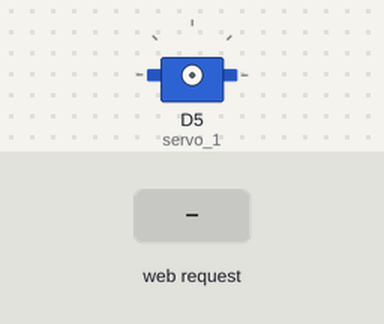
Simulated run of this sketch. Board: ESP8266 (NodeMCU). On the bench: servo. Inputs (shaded band) come from the test bench. What the sketch prints to the serial monitor is not drawn.

Above: at 1.2 s.
1.3 s: HTTP request GET /quarter received
2.8 s: HTTP request GET /START received
At 3.17 s:
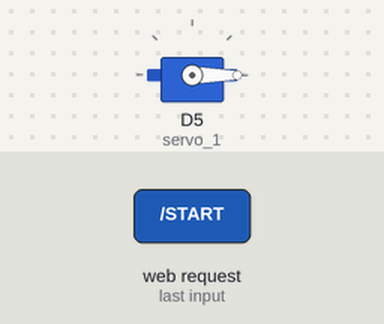
At 3.7 s:
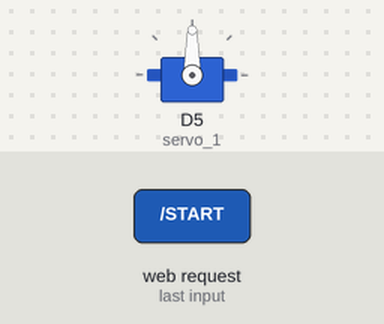
4.7 s: HTTP request GET /half received
6.2 s: HTTP request GET /whole received
7.7 s: HTTP request GET /RESET received
9.2 s: HTTP request GET /START received
Timing chart, 0 to 11.8 s (numbered marks = the images above; inputs shaded):
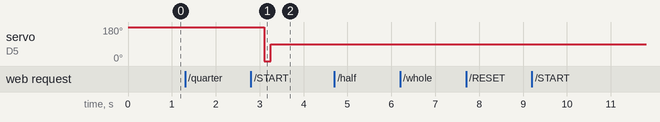

The sketch:

DRUM_BEAT_MACHINE_ARDUINO_CODE.ino
```cpp
#include <ESP8266WiFi.h>
#include <Servo.h>

#define LED_PIN LED_BUILTIN

Servo servo_1;
const int num_notes = 100;
bool reset = true;
char note[num_notes];
int cnt_note = -1;

WiFiServer server(80); //Initialize the server on Port 80

bool start_MSC(char* music_sheet)
{
  Serial.println("Music is starting!");
  Serial.println("Music Sheet: ");

  for(int x = 0; x < num_notes; x++)
  {
    Serial.print(music_sheet[x]);
    switch(music_sheet[x])
    {
      case '.':
      servo_1.attach(D5);
      servo_1.write(180);
      delay(200);
      servo_1.write(0);
      delay(150);
      servo_1.write(90);
      servo_1.detach();
      break;
      case '-':
      servo_1.attach(D5);
      servo_1.write(180);
      delay(200);
      servo_1.write(90);
      delay(500);
      servo_1.write(0);
      delay(150);
      servo_1.write(90);
      servo_1.detach();
      break;
      case '*':
      servo_1.attach(D5);
      servo_1.write(180);
      delay(200);
      servo_1.write(90);
      delay(1000);
      servo_1.write(0);
      delay(150);
      servo_1.write(90);
      servo_1.detach();
      break;
      default:
      break;
    }
  }
  Serial.println("");
  return true;
  }

void setup() {

Serial.begin(74880); //Start communication between the ESP8266-12E and the monitor window
WiFi.mode(WIFI_AP); //Our ESP8266-12E is an AccessPoint
WiFi.softAP("Hello_IoT", "Laziboy6694"); // Provide the (SSID, password); .
server.begin(); // Start the HTTP Server

Serial.write("server is beginning");

IPAddress HTTPS_ServerIP = WiFi.softAPIP(); // Obtain the IP of the Server
Serial.print("Server IP is: "); // Print the IP to the monitor window
Serial.println(HTTPS_ServerIP);
}

void loop()
{
  if(reset)
  {
  for(int i = 0; i < num_notes; i++)
  {
    note[i] = 'O';
  }
  reset = false;
  }

WiFiClient client = server.available();
if (!client) {
return;
}
//Looking under the hood
Serial.println("Somebody has connected!");

//Read what the browser has sent into a String class and print the at to the monitor
String request = client.readStringUntil('\r');
//Looking under the hood
Serial.println(request);

// Prepare the HTML document to respond and add buttons:

String s = "HTTP/1.1 200 OK\r\n";
s+="Content-Type: text/html\r\n\r\n";
s+="<!DOCTYPE HTML>\r\n<html>\r\n";
s+="<input type = \"button\" name =\"b1\" value = \" quarter note\" style =\"height:500px; width: 500px\"";
s+="onclick=\"location.href='/quarter'\"> ";
s+="<input type = \"button\" name =\"b1\" value = \" half note\" style =\"height:500px; width: 500px\"";
s+="onclick=\"location.href='/half'\"> ";
s+="<input type = \"button\" name =\"b1\" value = \" whole note\" style =\"height:500px; width: 500px\"";
s+="onclick=\"location.href='/whole'\"> ";
s+="<br><br><br>";
s+="<input type = \"button\" name =\"b1\" value = \" start music\" style =\"height:500px; width: 500px\"";
s+="onclick=\"location.href='/START'\">";
s+="<input type = \"button\" name =\"b1\" value = \" reset music\" style =\"height:500px; width: 500px\"";
s+="onclick=\"location.href='/RESET'\">";
s+="</html>\n";

Serial.println(s);

//Serve the HTML document to the browser.

client.flush(); //clear previous info in the stream
client.print(s); // Send the response to the client
delay(1);
Serial.println("Client disconnected"); //Looking under the hood

if(request.indexOf("/quarter")!= -1)
{
  if(cnt_note != num_notes)
  {
    note[cnt_note + 1] = '.';
     Serial.println("YOU PRESSED . !");
    cnt_note++;
  }
  else
  {
    Serial.println("Over the limit of beats!");
  }

}
else if(request.indexOf("/half") != -1)
{
    if(cnt_note != num_notes)
  {
    note[cnt_note + 1] = '-';
     Serial.println("YOU PRESSED - !");
    cnt_note++;
  }
  else
  {
    Serial.println("Over the limit of beats!");
  }
}
else if (request.indexOf("/whole") != -1)
{
      if(cnt_note != num_notes)
  {
    note[cnt_note + 1] = '*';
    Serial.println("YOU PRESSED * !");
    cnt_note++;
  }
  else
  {
    Serial.println("Over the limit of beats!");
  }
}
else if (request.indexOf("/START") != -1)
{
  start_MSC(note);
}
else if (request.indexOf("/RESET") != -1)
{
  cnt_note = -1;
  for(int x = 0; x < num_notes; x++)
  {
  note[x] = 'O';
  }
  Serial.println("THE MUSIC PIECE IS RESET!");
}

}
```

Measured:
- after the input at 1.3 s, every drawn part: stays the same
- after the input at 2.8 s, servo on D5 (servo_1): 180° → 0° after 0.30 s, → 90° 0.15 s later
- after the input at 4.7 s, every drawn part: stays the same
- after the input at 6.2 s, every drawn part: stays the same
- after the input at 7.7 s, every drawn part: stays the same
- after the input at 9.2 s, every drawn part: stays the same
